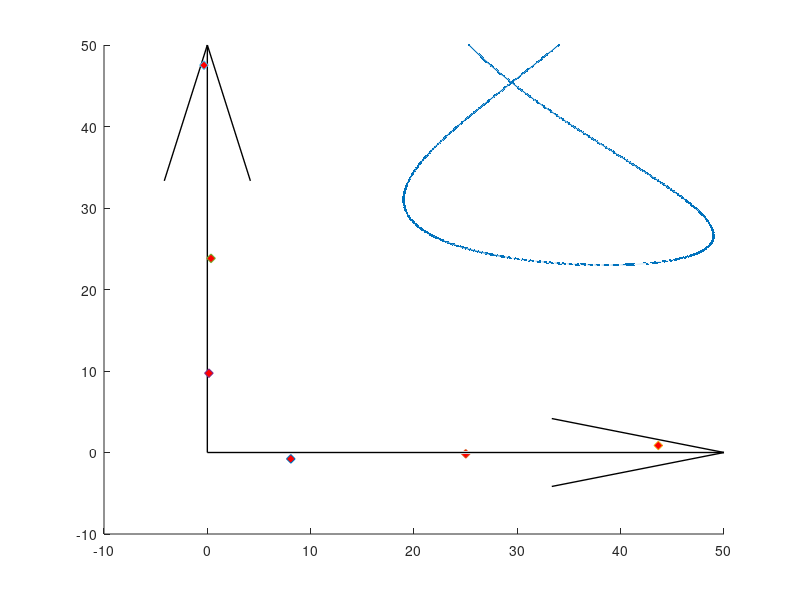

Here is the MATLAB script that generated this plot: (Note: this script raises an error after producing the figure.)
close all;
try
    iteratzia_NO = iteratzia_NO + 1;
    clearvars -except iteratzia_NO
catch
    iteratzia_NO = 1;
end
%% Errors
mu_err = 0;


% 1
% section_NO = 1;
% position_sigma = 0;
% angle_sigma = 0;
% pixel_sigma = 0; % trust me

% 2
% section_NO = 2;
% position_sigma = 0.5;
% angle_sigma = 0;
% pixel_sigma = 0; % trust me

% 3
% section_NO = 3;
% position_sigma = 0;
% angle_sigma = 0.2;
% pixel_sigma = 0; % trust me

% % % 4 
% % section_NO = 4;
% % position_sigma = 0;
% % angle_sigma = 0;
% % pixel_sigma = 7; % trust me
% % 
% % % 5 
section_NO = 5;
position_sigma = 0.5;
angle_sigma = 0.2;
pixel_sigma = 7; % trust me


%%

disp("Creating File...");

dt = 1/30;

% trajectory 1
trajectory_NO = 1;
t = 0:dt:30;
x = -15.*sin(0.23.*t) + 34;
y = 0.12.*t.*(t-30) + 50;
z = 15*atan(0.5.*t - 5) - 14.*atan(0.5.*t-7)+ 5.*atan(0.5.*(t-25)) +12 ;

% trajectory 2
% % trajectory_NO = 2;
% % t = 0:dt:50;
% % x = 35+10*sin(0.13*t);
% % y = 36+26*sin(0.13*t).*cos(0.13*t);
% % z = 18+10*sin(0.08*t);


% % velocities
% dx = diff(x);
% dy = diff(y);
% dz = diff(z);
% dt = 1/30;
% v = sqrt((dx/dt).^2 + (dy/dt).^2 + (dz/dt).^2);
% figure(); plot(t(1:end-1),v);

% comet3(x(1:2:end),y(1:2:end),z(1:2:end));

figure(); hold on;
plot3(x,y,z,".-");

%%%
% ORIGIN pos   = 32      , 35     , 240   ,   0,  0,0
% station1 pos = 32.00008, 35     , 240   ,   70, 25,0 
% station2 pos = 32.00022, 35     , 240   ,   90, 25,0
% station3 pos = 32.00040 ,35     , 240   ,   110,25,0
% station4 pos = 32      , 34.9999, 240   ,   30,25,0
% station4 pos = 32      , 34.99975, 240  ,   0,25,0
% station6 pos = 32      , 34.9995, 240   ,   -30,25,0
%%%

cams_pos = [8.8712799126e+00  3.7249758834e-11 -6.1934059024e-06;
            2.4396020029e+01 -4.6201353853e-10 -4.6835781419e-05;
            4.4356400681e+01 -1.0593836917e-10 -1.5483184173e-04;
            4.3700543668e-06  9.4496694118e+00 -6.9935488966e-06;
            2.7311974954e-05  2.3624173530e+01 -4.3708296574e-05;
            1.0924804709e-04  4.7248347060e+01 -1.7483342198e-04];

% Add errors
for i = 1:6
    for j = 1:3
        cams_pos(i,j) = cams_pos(i,j) + normrnd(mu_err, position_sigma);
    end
end

Rz = @(psi) [cos(psi), sin(psi), 0;
            -sin(psi), cos(psi), 0;
            0        , 0        ,1];

Ry = @(theta) [cos(theta), 0    , -sin(theta);
               0         , 1    , 0          ;
               sin(theta), 0    , cos(theta)];

Rx = @(phi) [1, 0       , 0       ;
             0, cos(phi), sin(phi);
             0, -sin(phi), cos(phi)];

DCM_origin2camera = @(psi, theta, phi) Rx(deg2rad(phi))*Ry(deg2rad(theta))*Rz(deg2rad(psi));


camera_angles = [70, -25, 0.0000;
                90, -25, 0;
                110, -25, 0;
                30, -25, 0;
                0, -25, 0;
                -30,-25,0];

% Add errors
for i = 1:6
    for j = 1:3
        camera_angles(i,j) = camera_angles(i,j) + normrnd(mu_err, angle_sigma);
    end
end


% camera_DCMs 

for i = 1:length(camera_angles)
    camera_DCMs(i,:,:) = DCM_origin2camera(camera_angles(i,1),camera_angles(i,2),camera_angles(i,3));
end 



% Draw Origin System
quiver3(0,0,0,50,0,0,"off", "Color","k","LineWidth",1);
quiver3(0,0,0,0,50,0,"off", "Color","k","LineWidth",1);
quiver3(0,0,0,0,0,50,"off", "Color","k","LineWidth",1);

% Draw Stations
for i = 1:length(cams_pos)
    pos = cams_pos(i,:);
    scatter3(pos(1),pos(2),pos(3), 40,"MarkerFaceColor",'r', "Marker",'diamond');
end

Vertical_halfAngle_deg = 26.1;
Horizontal_halfAngle_deg = 47;
depth_m = 10;
DrawCamsFOV(gca(), cams_pos, camera_angles, Vertical_halfAngle_deg, Horizontal_halfAngle_deg, depth_m);

axis equal;
xlim([-5, 55]);
ylim([-5, 55]);
zlim([-10, 55]);
xlabel("X");
ylabel("Y");
zlabel("Z");
view(3); grid on;


%% Azimuth elevation calc

syms theta psi or2cam

% cam2drone = Ry(theta)*Rz(psi);
% disp(transpose(cam2drone)*[1;0;0]);

for cam_i = 1:length(camera_DCMs)
    for point_i = 1:length(x)
        Vec = [x(point_i);y(point_i);z(point_i)] - [cams_pos(cam_i,1);cams_pos(cam_i,2);cams_pos(cam_i,3)];
        Test_Length(cam_i, point_i) = norm(Vec);
        Vec = Vec./norm(Vec);

        DCM_or2cam = DCM_origin2camera(camera_angles(cam_i,1),camera_angles(cam_i,2),camera_angles(cam_i,3));
        Vec_CAM = DCM_or2cam*Vec;

        theta = -asin(Vec_CAM(3));
        azimuth = atan(Vec_CAM(2)/Vec_CAM(1));
        
        Trajectory_elev_azim(cam_i, point_i, :) = [theta, azimuth];

       
    end
end


%% Test

% for cam_i = 1:length(camera_DCMs)
%     for point_i = 1:length(x)
%         tehta_azimuth_vec = reshape(Trajectory_elev_azim(cam_i, point_i,:),1,2);
%         pos = cams_pos(cam_i,:);
%         vector_cam2drone_CAM = (Ry(Trajectory_elev_azim(cam_i,point_i,1))*Rz(Trajectory_elev_azim(cam_i, point_i,2)))'*[1;0;0]*Test_Length(cam_i, point_i);
%         DCM_or2cam = DCM_origin2camera(camera_angles(cam_i,1),camera_angles(cam_i,2),camera_angles(cam_i,3));
%         vector_cam2drone_ORIGIN = DCM_or2cam'*vector_cam2drone_CAM;
% 
%         drone_position(cam_i, point_i,:) = pos' + vector_cam2drone_ORIGIN;
%     end
% end
% 
% plot3(drone_position(1,:,1),drone_position(1,:,2),drone_position(1,:,3), "r--");
% plot3(drone_position(2,:,1),drone_position(2,:,2),drone_position(2,:,3), "g--");
% plot3(drone_position(3,:,1),drone_position(3,:,2),drone_position(3,:,3), "k--");
% plot3(drone_position(4,:,1),drone_position(4,:,2),drone_position(4,:,3), "y--");
% 
% disp("DONE WITH TESTING");

%% DROP TO FILE

if ~exist("InjectedData", 'dir')
   mkdir("InjectedData");
   disp("Created Directory 'InjectedData\'");
end

FILE = fopen("InjectedData\injection_data.csv", "w");

for point_i = 1:length(Trajectory_elev_azim(1,:,1))
    for cams_i = 1:length(camera_angles)
        
        az = Trajectory_elev_azim(cams_i, point_i, 2);
        el = Trajectory_elev_azim(cams_i, point_i, 1);

%            THIS IS THE GEOMETRIC WAY TO SOLVE IT:
%            pix_1 = 1920/2 - A*tan(az);
%            pix_2 = 1080/2 + B/cos(az)*tan(el);
       
        
        camera_num = 1;
        option_num = 1;
        [pix_1, pix_2] = camera_calibration_final_inverse(camera_num, option_num, -rad2deg(az), -rad2deg(el));
        
        pix_1 = pix_1 + round(normrnd(mu_err, pixel_sigma));
        pix_2 = pix_2 + round(normrnd(mu_err, pixel_sigma));

        if (pix_1 > 1920 || pix_1 < 0)
            continue;
        end
        if (pix_2 > 1080 || pix_2 < 0)
            continue;
        end
        str_write = sprintf("%.0f,%.10f,%.10f,%.10f\n", cams_i,round(pix_1), round(pix_2), t(point_i));
%         str_write = [cams_i, pix_1, pix_2];
        fprintf(FILE,str_write);
    end
end
fclose(FILE);
disp("DONE WITH CREATING INJECTION FILE injection_data.csv");

save(sprintf("InjectedData\\injected_dat_section%.0f_iter%.0f.mat",section_NO,iteratzia_NO), ...
    'x', ...
    'y', ...
    'z', ...
    't', ...
    'dt', ...
    'cams_pos', ...
    'camera_angles', ...
    'Vertical_halfAngle_deg', ...
    'Horizontal_halfAngle_deg', ...
    'depth_m');

save(sprintf("InjectedData\\InjectedData.mat"), ...
    'x', ...
    'y', ...
    'z', ...
    't', ...
    'dt', ...
    'cams_pos', ...
    'camera_angles', ...
    'Vertical_halfAngle_deg', ...
    'Horizontal_halfAngle_deg', ...
    'depth_m');

disp("Saved injection parameters to 'injected_data.mat'");
